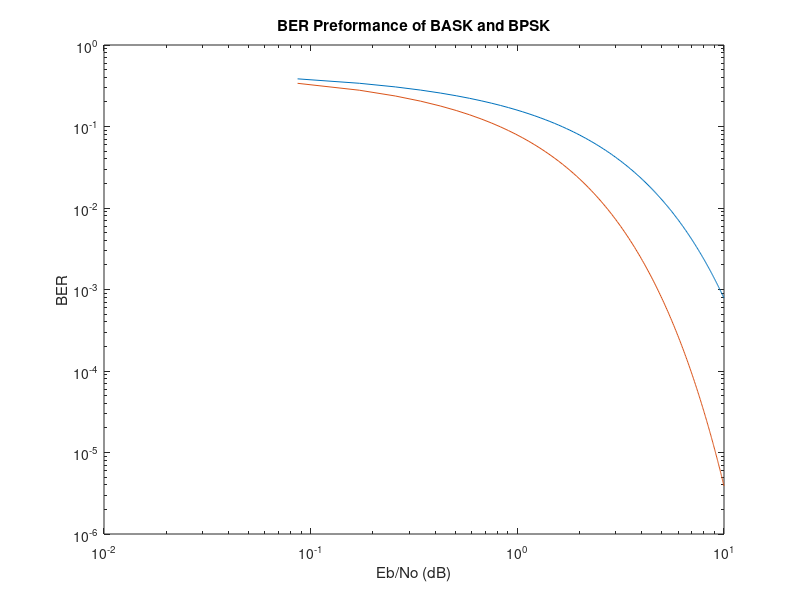

Reproduce this figure in MATLAB.
clear; close all; clc;


%% Problem 1
x = 1:0.01:10^0.5;
x = 20*log10(x);
x1 = x.^0.5;
x2 = (x*2).^0.5;

loglog(x, qfunc(x1), x, qfunc(x2));
title("BER Preformance of BASK and BPSK");
ylabel("BER");
xlabel("Eb/No (dB)");


%% Problem 2
L = 10000;
Eb = 1;
No = 10^-3;

BPSK = randi([0, 1], L, 1);
BASK = randi([0, 1], L, 1);

noise = randn([L 1]);

for i = 1:L
    switch(BPSK(i))
        case 0
            BPSK(i) = -1;
        case 1
    end
end

for i = 1:L
    if(BASK(i) == 1)
        BASK(i) = 2^0.5;
    end
end

sig1 = BPSK + sqrt(No/2) * noise;
%scatter(sig1(1:L), 1);


% Reciever

rsig1 = zeros([L, 1]);
for i = 1:L
    if(sig1(i) <= 0)
        rsig1(i) = -1;
    end
    if(sig1(i) > 0)
        rsig1(i)  = 1;
    end

end
errorCount = 0;
% error
for i = 1:L
    if(BPSK(i) ~= rsig1(i))
        errorCount = errorCount + 1;
    end
end
error = errorCount/L


